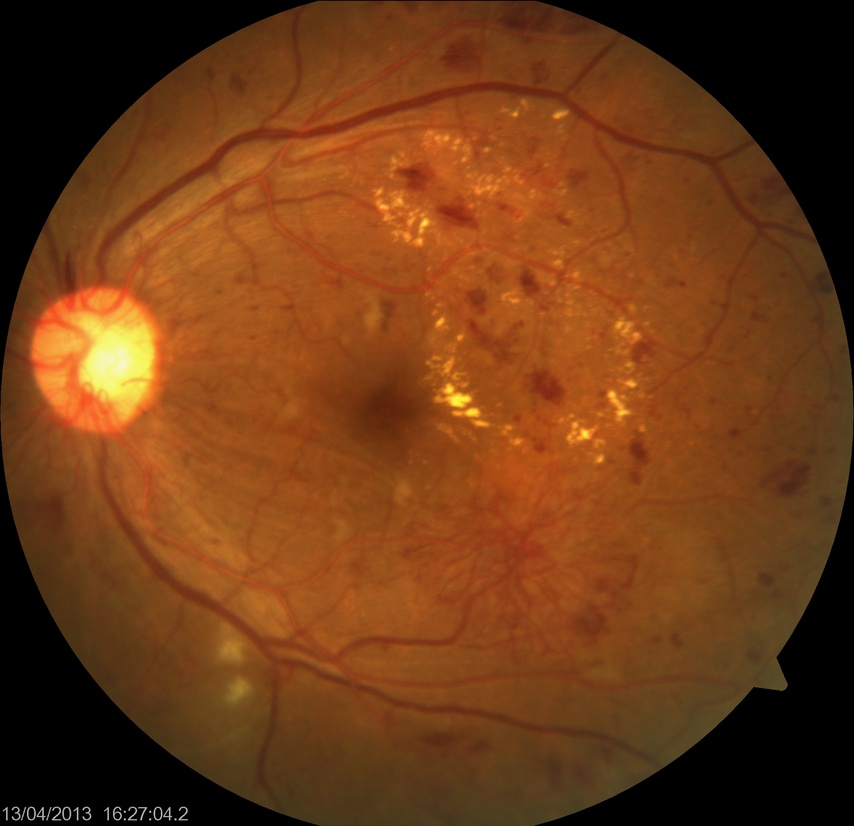
#> input picture NVD/zdrave/100.jpg, 854 x 826 px, shrunk from 2124 x 2056 before the run; its folder holds only this picture in this run
$ python lel.py
#> lines starting #> are read from the running program, lines starting #| are printed output that depends on the picture; after the words box and inside, x2 and y2 are one past the last pixel; in counts of white or black regions, pixels touching at a corner belong together
#> further down, orig is the input picture: shape (826, 854, 3); mean B, G, R 22.3, 59, 110.5
#!/usr/bin/env python3
from os import listdir

import cv2
import scipy.ndimage as ndimage
import numpy as np

# multiply the disc area to cover area around the disc
RADIUS_MULTIPLIER = 1.3


''' Simple error wrapped to for unification of error strings'''
def err(img, str):
    print(f'Image: {img} not suitable for automatic detection:{str}')


'''
    return the list of all light areas located in the image, of of them
    is the area of disc
'''
def get_contours(img):
    # grayscale + blur
    gray = cv2.cvtColor(img, cv2.COLOR_BGR2GRAY)
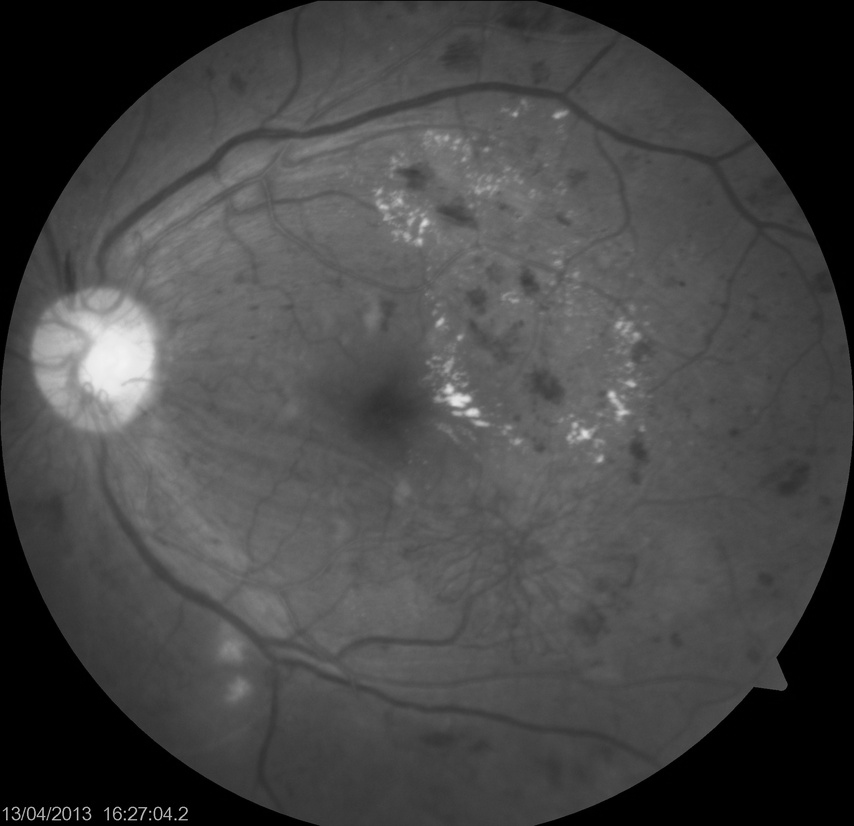
#> gray: shape (826, 854); min 0, max 243, mean 70.2
    blured = cv2.GaussianBlur(gray, (7,7), 0)
    # calculate threshold (white on black)
    _, thresh = cv2.threshold(blured, 120, 255, cv2.ADAPTIVE_THRESH_GAUSSIAN_C)
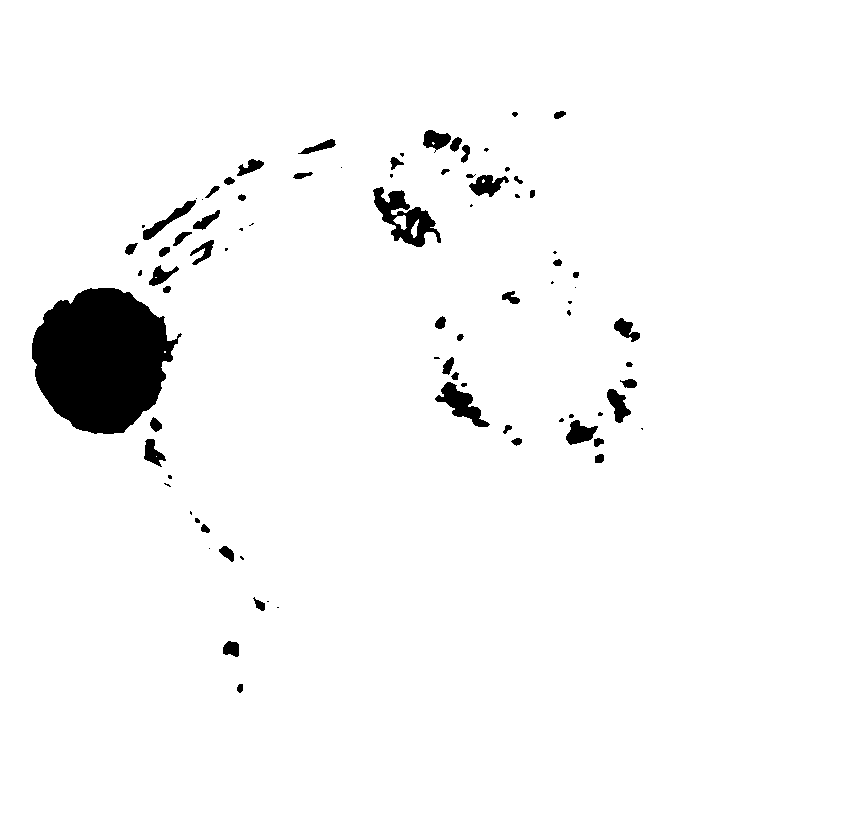
#> thresh: shape (826, 854); 96.4% white; 84 black regions (31 under 20 px), largest, box (x1, y1, x2, y2) and area: (32, 288, 182, 434) 15496, (373, 187, 441, 247) 1713, (435, 382, 490, 427) 951
    # inverting the image to get better contours (black on white)
    thresh = cv2.bitwise_not(thresh)
#> thresh: shape (826, 854); 3.6% white; 84 white regions (31 under 20 px)
    # calculating detected areas
    contours, _ = cv2.findContours(thresh,cv2.RETR_TREE,cv2.CHAIN_APPROX_SIMPLE)
#> contours = 91 contours, 41 with area under 20; largest, box (x1, y1, x2, y2) and area: (32, 288, 182, 434) 15272, (373, 187, 441, 247) 1762, (435, 382, 490, 427) 868, (469, 175, 509, 197) 444, (143, 200, 196, 240) 422
    return contours


'''calculate the area of all contours and return the biggest one (disc)'''
def get_biggest_contour_area(contours):
    area, contour = max(
        [(cv2.contourArea(x), x) for x in contours], key=lambda x: x[0])
    return (area, contour)


'''
    calculate the minimal circle around contour, in most of the cases
    we get a circle around the whole disc, returned radius is mupltiplied
    to make sure the surrounding area around disc is covered as well
'''
def get_min_circle(cnt):
    (x,y), radius = cv2.minEnclosingCircle(cnt)
    # fix darker images, where radius is too small
    # print(f'radius:{radius}')
    if radius < 99:
        # area too small, let's cover more
        return (int(x),int(y)), int(radius * 3)
    elif radius < 140:
        # smaller area, different multiplier
        return (int(x),int(y)), int(radius * 2)
    else:
        return (int(x),int(y)), int(radius * RADIUS_MULTIPLIER)


if __name__ == "__main__":
    for i in [x for x in listdir('.') if ('jpg' in x or 'png' in x)]:
        orig = cv2.imread(i)
        contours = get_contours(orig)
        if len(contours) == 0:
            err(i, 'cannot detect disc for img')
            continue

        area, cnt =  get_biggest_contour_area(contours)
#> in get_biggest_contour_area, `area, contour = max( [(cv2.contourArea(x), x) for x in contours], key=..`: area = 15271.5; contour = contour of 237 points, box (x1, y1, x2, y2) (32, 288, 182, 434), area 15272
#> area = 15271.5; cnt has the same summary as contour in get_biggest_contour_area
        # if area > 100000:
        #     err(i, ' area is too light for proper disc detection')
        #     continue

        center, radius = get_min_circle(cnt)
#> in get_min_circle, `(x,y), radius = cv2.minEnclosingCircle(cnt)`: x = 107.6; y = 357.6; radius = 77.13
#> center = (107, 357); radius = 231
        cv2.circle(orig,center,radius,(0,255,0),2)
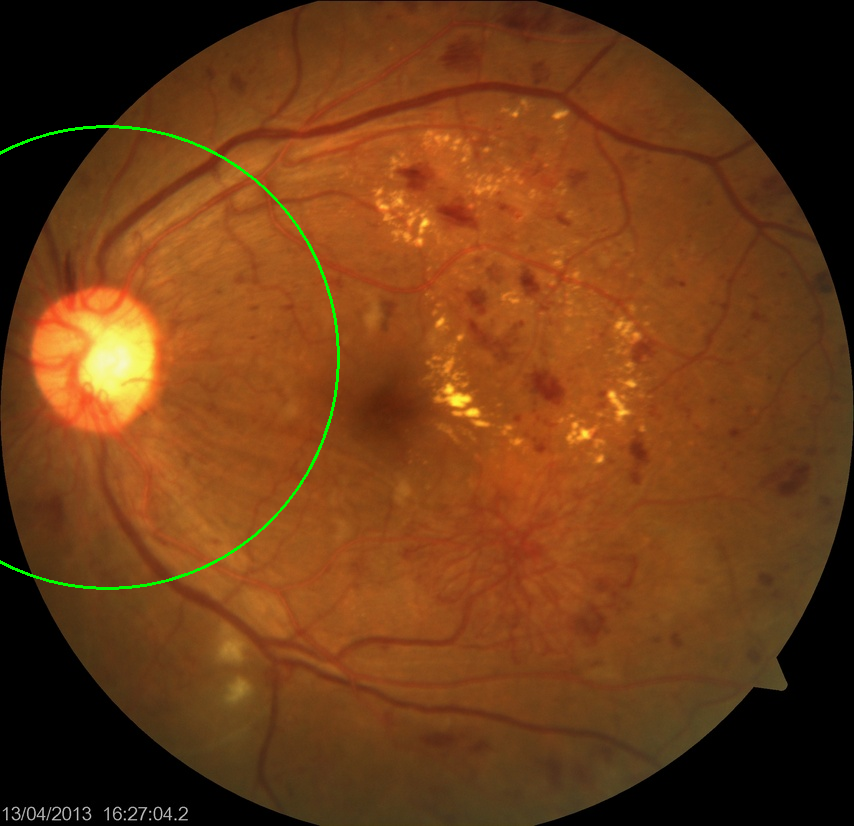
#> orig: shape (826, 854, 3); 0.39% of pixels changed, all inside (x1, y1, x2, y2) = (0, 125, 340, 590)
        cv2.imwrite(f'results/{i}_radius.jpg', orig)


        print(f'img {i} done')
